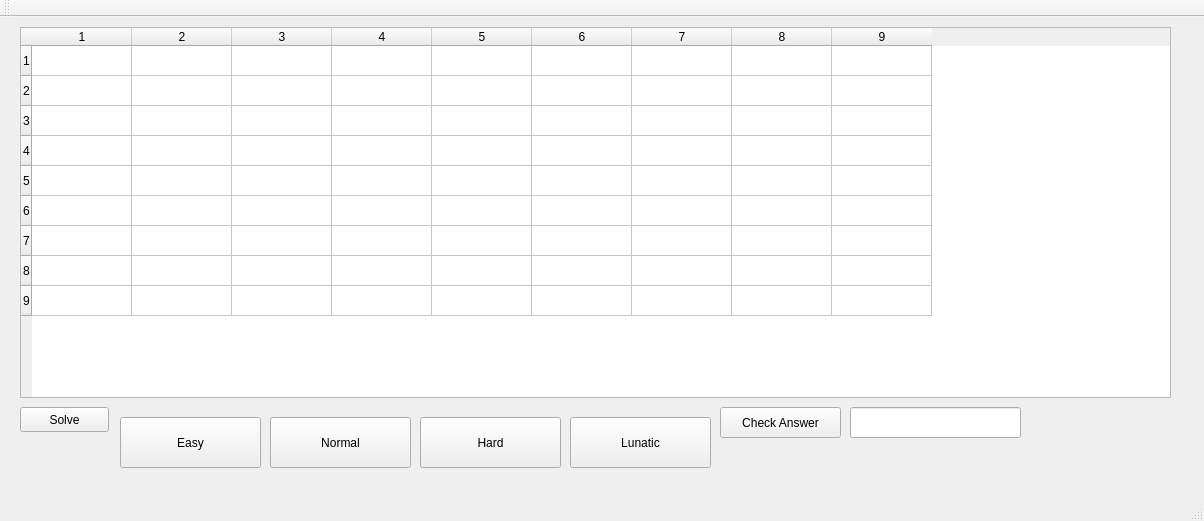
<?xml version="1.0" encoding="UTF-8"?>
<ui version="4.0">
 <class>MainWindow</class>
 <widget class="QMainWindow" name="MainWindow">
  <property name="geometry">
   <rect>
    <x>0</x>
    <y>0</y>
    <width>1204</width>
    <height>521</height>
   </rect>
  </property>
  <property name="windowTitle">
   <string>MainWindow</string>
  </property>
  <widget class="QWidget" name="centralWidget">
   <widget class="QTableWidget" name="tableWidget">
    <property name="geometry">
     <rect>
      <x>20</x>
      <y>10</y>
      <width>1151</width>
      <height>371</height>
     </rect>
    </property>
    <row>
     <property name="text">
      <string>1</string>
     </property>
    </row>
    <row>
     <property name="text">
      <string>2</string>
     </property>
    </row>
    <row>
     <property name="text">
      <string>3</string>
     </property>
    </row>
    <row>
     <property name="text">
      <string>4</string>
     </property>
    </row>
    <row>
     <property name="text">
      <string>5</string>
     </property>
    </row>
    <row>
     <property name="text">
      <string>6</string>
     </property>
    </row>
    <row>
     <property name="text">
      <string>7</string>
     </property>
    </row>
    <row>
     <property name="text">
      <string>8</string>
     </property>
    </row>
    <row>
     <property name="text">
      <string>9</string>
     </property>
    </row>
    <column>
     <property name="text">
      <string>1</string>
     </property>
    </column>
    <column>
     <property name="text">
      <string>2</string>
     </property>
    </column>
    <column>
     <property name="text">
      <string>3</string>
     </property>
    </column>
    <column>
     <property name="text">
      <string>4</string>
     </property>
    </column>
    <column>
     <property name="text">
      <string>5</string>
     </property>
    </column>
    <column>
     <property name="text">
      <string>6</string>
     </property>
    </column>
    <column>
     <property name="text">
      <string>7</string>
     </property>
    </column>
    <column>
     <property name="text">
      <string>8</string>
     </property>
    </column>
    <column>
     <property name="text">
      <string>9</string>
     </property>
    </column>
   </widget>
   <widget class="QPushButton" name="pushButton">
    <property name="geometry">
     <rect>
      <x>20</x>
      <y>390</y>
      <width>89</width>
      <height>25</height>
     </rect>
    </property>
    <property name="text">
     <string>Solve</string>
    </property>
   </widget>
   <widget class="QPushButton" name="pushButton_2">
    <property name="geometry">
     <rect>
      <x>120</x>
      <y>400</y>
      <width>141</width>
      <height>51</height>
     </rect>
    </property>
    <property name="text">
     <string>Easy</string>
    </property>
   </widget>
   <widget class="QPushButton" name="pushButton_3">
    <property name="geometry">
     <rect>
      <x>270</x>
      <y>400</y>
      <width>141</width>
      <height>51</height>
     </rect>
    </property>
    <property name="text">
     <string>Normal</string>
    </property>
   </widget>
   <widget class="QPushButton" name="pushButton_4">
    <property name="geometry">
     <rect>
      <x>420</x>
      <y>400</y>
      <width>141</width>
      <height>51</height>
     </rect>
    </property>
    <property name="text">
     <string>Hard</string>
    </property>
   </widget>
   <widget class="QPushButton" name="pushButton_5">
    <property name="geometry">
     <rect>
      <x>570</x>
      <y>400</y>
      <width>141</width>
      <height>51</height>
     </rect>
    </property>
    <property name="text">
     <string>Lunatic</string>
    </property>
   </widget>
   <widget class="QLineEdit" name="lineEdit">
    <property name="geometry">
     <rect>
      <x>850</x>
      <y>390</y>
      <width>171</width>
      <height>31</height>
     </rect>
    </property>
   </widget>
   <widget class="QPushButton" name="pushButton_6">
    <property name="geometry">
     <rect>
      <x>720</x>
      <y>390</y>
      <width>121</width>
      <height>31</height>
     </rect>
    </property>
    <property name="text">
     <string>Check Answer</string>
    </property>
   </widget>
  </widget>
  <widget class="QMenuBar" name="menuBar">
   <property name="geometry">
    <rect>
     <x>0</x>
     <y>0</y>
     <width>1204</width>
     <height>25</height>
    </rect>
   </property>
  </widget>
  <widget class="QToolBar" name="mainToolBar">
   <attribute name="toolBarArea">
    <enum>TopToolBarArea</enum>
   </attribute>
   <attribute name="toolBarBreak">
    <bool>false</bool>
   </attribute>
  </widget>
  <widget class="QStatusBar" name="statusBar"/>
 </widget>
 <layoutdefault spacing="6" margin="11"/>
 <resources/>
 <connections/>
</ui>
